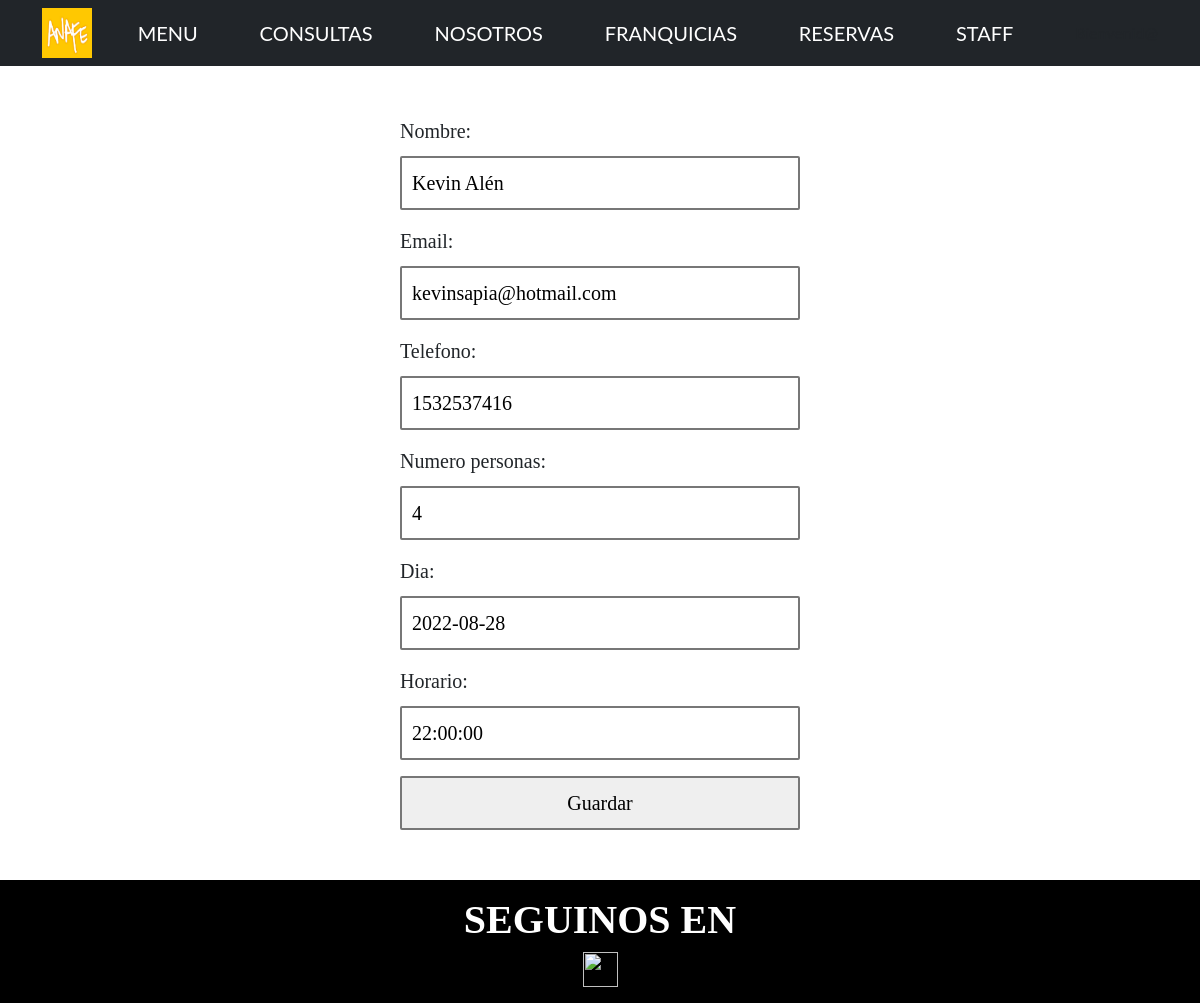
The page /App_Resto/actualizarReservas/5 on the database its author committed.
### App_Resto/models.py (models this page shows, shortened)
class Reservas(models.Model):
    nombre = models.CharField(max_length=50)
    email = models.EmailField()
    telefono = models.IntegerField()
    numero_personas= models.IntegerField()
    dia = models.DateField()
    horario = models.TimeField()
    class Meta:
        verbose_name = "Reserva"
        verbose_name_plural = "Reservas"

### App_Resto/views.py (the view)
# urls.py: path('actualizarReservas/<int:pk>', ReservaUpdate.as_view(), name="ActualizarReserva"),
class ReservaUpdate(UpdateView):
    model = Reservas
    template_name = 'reservasUpdate.html'
    fields = ('__all__')
    success_url = '/App_Resto/reservasDueno'

### App_Resto/templates/reservasUpdate.html
{% extends 'padre.html' %}
{% load static %}
{% block bloqueQueCambia %}
    <form method="POST">{% csrf_token %}
        {{form.as_p}}
        <input type="submit" value="Guardar">
    </form>
{% endblock bloqueQueCambia %}

### rows shown on the page
Reservas: nombre "Kevin Alén", email "kevinsapia@hotmail.com", telefono "1532537416", numero_personas "4", dia "2022-08-28", horario "22:00:00"
